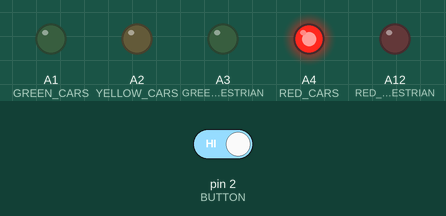
Recording of a sketch running on a simulated Arduino Mega 2560, built with avr-gcc and run on an emulated ATmega2560. Parts: output pins drawn as LEDs (lit = HIGH). Inputs (shaded band) come from the test bench; at power-on: pin 2 (BUTTON) HIGH.

Above: at 14.4 s.
14.5 s: pin 2 (BUTTON) driven LOW
At 18.2 s:
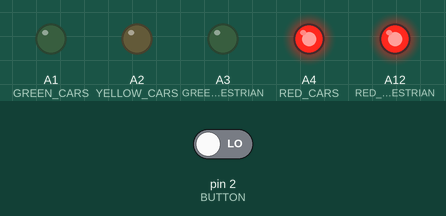
24.5 s: pin 2 (BUTTON) driven HIGH
At 25.5 s:
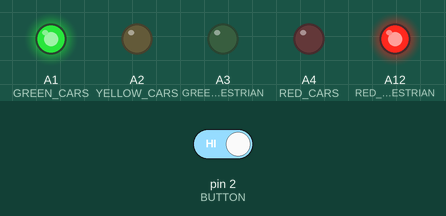
At 29.7 s:
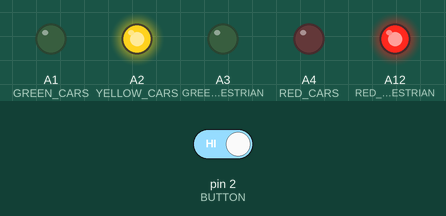
Timing chart, 0 to 40.5 s (numbered marks = the images above; inputs shaded):
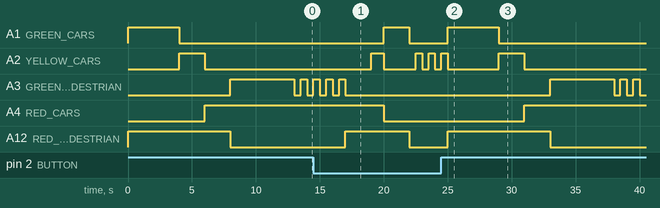

The sketch:

zad2.ino
```cpp
//221423
// A2 (yellow cars)
// A12 (red PEDESTRIAN)
// A1 (green cars)
// A4 (red cars)
// 2   (przycisk)
// A3 (green PEDESTRIAN)]

#define RED_PEDESTRIAN A12
#define GREEN_PEDESTRIAN A3
#define RED_CARS A4
#define YELLOW_CARS A2
#define GREEN_CARS A1
#define BUTTON 2

void setup() {
pinMode(RED_PEDESTRIAN, OUTPUT);
pinMode(GREEN_PEDESTRIAN, OUTPUT);
pinMode(RED_CARS, OUTPUT);
pinMode(YELLOW_CARS, OUTPUT);
pinMode(GREEN_CARS, OUTPUT);
//przycisk nocny
pinMode(BUTTON, INPUT);
digitalWrite(BUTTON, HIGH);
}

void loop() {
	if (digitalRead(BUTTON) == HIGH) {
		dailyProcedure();
	} else {
		turnOffLights();
		yellowNightCars();
	}
}

//procedury
void testProcedure() {
	digitalWrite(RED_PEDESTRIAN, HIGH);
	digitalWrite(GREEN_PEDESTRIAN, HIGH);
	digitalWrite(RED_CARS, HIGH);
	digitalWrite(YELLOW_CARS, HIGH);
	digitalWrite(GREEN_CARS, HIGH);
}

void stopTestProcedure() {
	digitalWrite(RED_PEDESTRIAN, LOW);
	digitalWrite(GREEN_PEDESTRIAN, LOW);
	digitalWrite(RED_CARS, LOW);
	digitalWrite(YELLOW_CARS, LOW);
	digitalWrite(GREEN_CARS, LOW);
}

void testingProcedure() {
	testProcedure();
	delay(2000);
	stopTestProcedure();
}

void redPEDESTRIAN() {digitalWrite(RED_PEDESTRIAN, HIGH);}

void turnOffRedPEDESTRIAN() {digitalWrite(RED_PEDESTRIAN, LOW);}

void greenCars() {digitalWrite(GREEN_CARS, HIGH);}

void turnOffGreenCars() {digitalWrite(GREEN_CARS, LOW);}

void yellowCars() {digitalWrite(YELLOW_CARS, HIGH);}

void turnOffYellowCars() {digitalWrite(YELLOW_CARS, LOW);}

void greenPEDESTRIAN(){digitalWrite(GREEN_PEDESTRIAN, HIGH);}

void turnOffGreenPEDESTRIAN(){digitalWrite(GREEN_PEDESTRIAN, LOW);}

void redCars() {digitalWrite(RED_CARS, HIGH);}

void turnOffRedCars() {digitalWrite(RED_CARS, LOW);}

void dailyProcedure() {
	redPEDESTRIAN();
	greenCars();
	delay(4000);
	turnOffGreenCars();
	yellowCars();
	delay(2000);
	turnOffYellowCars();
	redCars();
	delay(2000);
	turnOffRedPEDESTRIAN();
	greenPEDESTRIAN();
	delay(4000);
	greenPEDESTRIANChange();
	redPEDESTRIAN();
	delay(2000);
	yellowCars();
	delay(1000);
	turnOffRedCars();
	turnOffYellowCars();
	greenCars();
	delay(2000);
}

void greenPEDESTRIANChange() {
	for (int i = 0; i < 5; i++) {
		delay(500);
		greenPEDESTRIAN();
		delay(500);
		turnOffGreenPEDESTRIAN();
	}
}

void turnOffLights() {
	turnOffRedPEDESTRIAN();
	turnOffGreenPEDESTRIAN();
	turnOffRedCars();
	turnOffYellowCars();
	turnOffGreenCars();
}

void nightProcedure() {
	for (int i = 0; i < 5; i++) {
		yellowNightCars();
	}
}

void yellowNightCars() {
	delay(500);
	yellowCars();
	delay(500);
	turnOffYellowCars();
}
```

Measured:
- after the input at 24.5 s, A1 (GREEN_CARS): LOW → HIGH after 0.50 s, → LOW 4.0 s later; A3 (GREEN_PEDESTRIAN): LOW → HIGH after 8.5 s, then repeats every 1.0 s: LOW 0.50 s, HIGH 0.50 s; A4 (RED_CARS): LOW → HIGH after 6.5 s; A12 (RED_PEDESTRIAN): LOW → HIGH after 0.50 s, → LOW 8.0 s later
